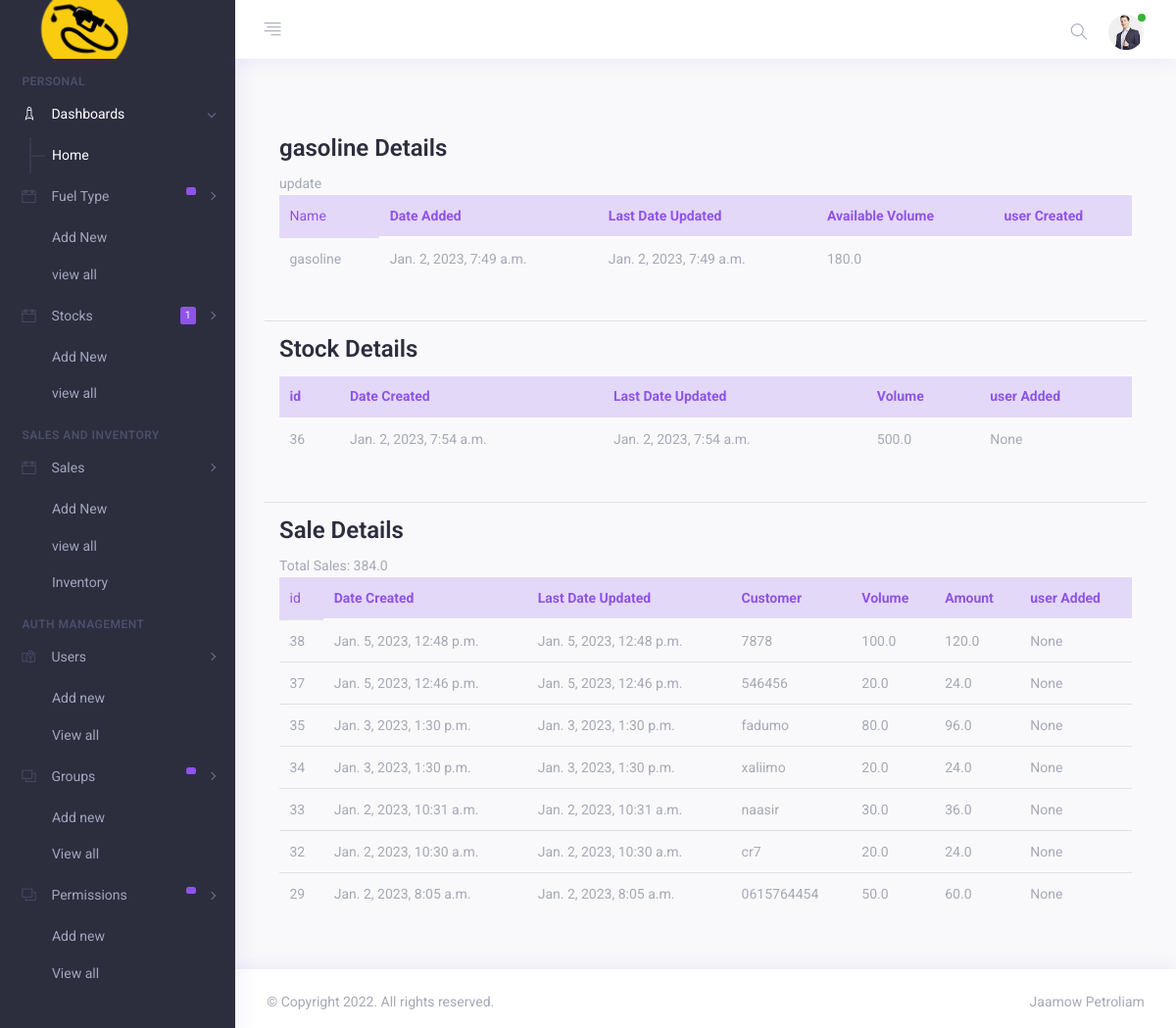
The app's page /fuel_details/46/ (signed in) with its own data.
### base/models.py (models this page shows, shortened)
class Fuel(models.Model):
    name = models.CharField(max_length=100, unique=True)
    price = models.FloatField(max_length=(15,2), default=0)
    user = models.CharField(max_length=100, blank=True)
    status = models.CharField(max_length=2,choices=(('1','Active'),('0', 'Inactive')) , default = 1)
    delete_flag = models.IntegerField(default = 0)
    created = models.DateTimeField(default = timezone.now)
    updated = models.DateTimeField(auto_now=True)
    class Meta:
        ordering = ['-updated','-created']
        verbose_name_plural = "fuel type lists"
    def __str__(self):
        return self.name
    def available(self):
        try:
            stockin = Stock.objects.filter(fuel = self).aggregate(models.Sum("volume"))['volume__sum']
            if stockin is None:
                stockin = 0
        except:
            stockin = 0
        try:
            sale = Sale.objects.filter(fuel = self).aggregate(models.Sum("volume"))['volume__sum']
            if sale is None:
                sale = 0
        except:
            sale = 0
            print(sale)
        return stockin - sale

class Stock(models.Model):
    date = models.DateField(null=True, blank = True)
    fuel = models.ForeignKey(Fuel, on_delete=models.CASCADE)
    volume = models.FloatField(max_length=(15,2),default=0)
    user = models.CharField(max_length=100, blank=True)
    created = models.DateTimeField(auto_now=True)
    updated = models.DateTimeField(auto_now_add=True)
    class Meta:
        ordering = ['-updated','-created']
        verbose_name_plural = "Stock lists"

class Sale(models.Model):
    customer_name = models.CharField(max_length=200)
    fuel = models.ForeignKey(Fuel, on_delete=models.CASCADE)
    volume = models.FloatField(max_length=(15,2), default=0)
    amount = models.FloatField(max_length=(15,2), default=0)
    user = models.CharField(max_length=100, blank=True)
    created = models.DateTimeField(auto_now=True)
    updated = models.DateTimeField(auto_now_add=True)
    class Meta:
        verbose_name_plural = "Sales list"
        ordering = ['-updated', '-created']

### base/views.py (the view)
# urls.py: path('fuel_details/<str:pk>/', views.fuelDetail, name="fuel_detail"),
@permission_required('base.view_fuel', login_url='fuels')
@login_required(login_url='login')
def fuelDetail(request, pk):
    fuel = Fuel.objects.get(id=pk)
    stocks = Stock.objects.filter(fuel__id = fuel.id).all()
    sales = Sale.objects.filter(fuel__id = fuel.id ).all()
    total_sale = Sale.objects.filter(fuel__id = fuel.id).aggregate(Sum('amount'))
    print(total_sale)
    context = {
        "fuel":fuel,
        "stocks": stocks,
        "sales":sales,
        "total_sale":total_sale
    }
    return render(request, 'base/fuel_details.html', context)

### base/templates/base/fuel_details.html (shortened to what this page needs)
{% extends 'base.html' %}
{% block content %}
    <div class="cotainer mt-5 mb-5">
        <div class="row">
            <div class="col col-lg-12 col-md-12 col-sm-12 col-xs-12">
                <div class="container mb-5">
                   <h3>{{fuel}} Details</h3>
                   {% if perms.base.change_fuel %}
                   <a href="{% url 'update_fuel' fuel.id %}">update</a>
                   {% endif %}
                    <table class="table">
                        <thead class="table-primary table-light">
                            <td>Name</td>
                            <th>Date Added</th>
                            <th>Last Date Updated</th>
                            <th>Available Volume</th>
                            <th>user Created</th>
                        </thead>
                        <tbody>
                            <tr>
                                <td>
                                    {{fuel}}
                                </td>
                                <td>
                                    {{fuel.created}}
                                </td>
                                <td>
                                    {{fuel.updated}}
                                </td>
                                <td>
                                    {{fuel.available}}
                                </td>
                                <td>
                                </td>
                            </tr>
                        </tbody>
                    </table>
                </div>
                <div><hr></div>
                <div class="container mb-5">
                    <h3>Stock Details</h3>
                    <table class="table">
                        <thead class="table-primary table-light">
                            <th>id</th>
                            <th>Date Created</th>
                            <th>Last Date Updated</th>
                            <th>Volume</th>
                            <th>user Added</th>
                        </thead>
                        <tbody>
                            {% for stock in stocks %}
                            <tr>
                                <td>
                                    {{stock.id}}
                                </td>
                                <td>
                                    {{stock.created}}
                                </td>
                                <td>
                                    {{stock.updated}}
                                </td>
                                <td>
                                    {{stock.volume}}
                                </td>
                                <td>
                                    {% if not stock.user %}
                                    None
                                   {% else %}
                                    {{stock.user}}
                                    {% endif %}
                                </td>
                            {% endfor %}
                            </tr>
                        </tbody>
                    </table>
                </div>
                <div><hr></div>
                <div class="container">
                    <h3>Sale Details</h3>
                        <span>Total Sales: {{total_sale.amount__sum}}</span>
                    <table class="table">
                        <thead class="table-primary table-light">
                            <td>id</td>
                            <th>Date Created</th>
                            <th>Last Date Updated</th>
                            <th>Customer</th>
                            <th>Volume</th>
                            <th>Amount</th>
                            <th>user Added</th>
                        </thead>
                        <tbody>
                            {% for sale in sales %}
                            <tr>
                                <td>
                                    {{sale.id}}
                                </td>
                                <td>
                                    {{sale.created}}
                                </td>
                                <td>
                                    {{sale.updated}}
                                </td>
                                <td>
                                    {{sale.customer_name}}
                                </td>
                                <td>
                                    {{sale.volume}}
                                </td>
                                <td>
                                    {{sale.amount}}
                                </td>
                                <td>
                                    {% if not sale.user %}
                                    None
                                   {% else %}
                                    {{stock.user}}
                                    {% endif %}
                                </td>
                            </tr>
                            {% empty %}
                            <h6>NOT SALES FOR THIS</h6>
                            {% endfor %}
                        </tbody>
                    </table>
                </div>
            </div>
        </div>
    </div>
{% endblock %}

### records on screen
Fuel: name "gasoline", created "Jan. 2, 2023, 7:49 a.m.", updated "Jan. 2, 2023, 7:49 a.m.", available "180.0"
Stock: id "36", created "Jan. 2, 2023, 7:54 a.m.", updated "Jan. 2, 2023, 7:54 a.m.", volume "500.0", user "None"
Sale: id "38", created "Jan. 5, 2023, 12:48 p.m.", updated "Jan. 5, 2023, 12:48 p.m.", customer_name "7878", volume "100.0", amount "120.0", user "None"
Sale: id "37", created "Jan. 5, 2023, 12:46 p.m.", updated "Jan. 5, 2023, 12:46 p.m.", customer_name "546456", volume "20.0", amount "24.0", user "None"
Sale: id "35", created "Jan. 3, 2023, 1:30 p.m.", updated "Jan. 3, 2023, 1:30 p.m.", customer_name "fadumo", volume "80.0", amount "96.0", user "None"
Sale: id "34", created "Jan. 3, 2023, 1:30 p.m.", updated "Jan. 3, 2023, 1:30 p.m.", customer_name "xaliimo", volume "20.0", amount "24.0", user "None"
Sale: id "33", created "Jan. 2, 2023, 10:31 a.m.", updated "Jan. 2, 2023, 10:31 a.m.", customer_name "naasir", volume "30.0", amount "36.0", user "None"
Sale: id "32", created "Jan. 2, 2023, 10:30 a.m.", updated "Jan. 2, 2023, 10:30 a.m.", customer_name "cr7", volume "20.0", amount "24.0", user "None"
Sale: id "29", created "Jan. 2, 2023, 8:05 a.m.", updated "Jan. 2, 2023, 8:05 a.m.", customer_name "0615764454", volume "50.0", amount "60.0", user "None"

### other values on screen
{{ stocks.count }} "1"
{{ total_sale.amount__sum }} "384.0"
